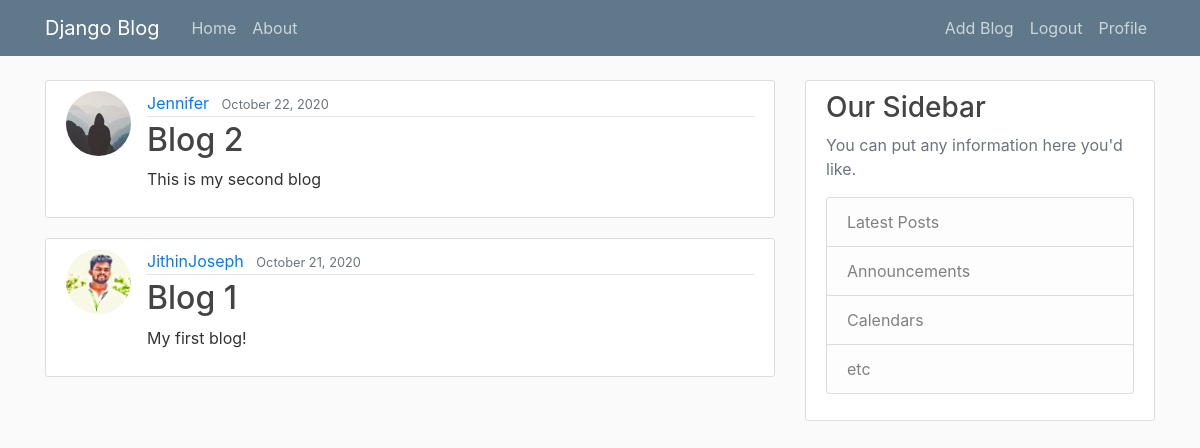
Before: / (signed in) with the older database file.
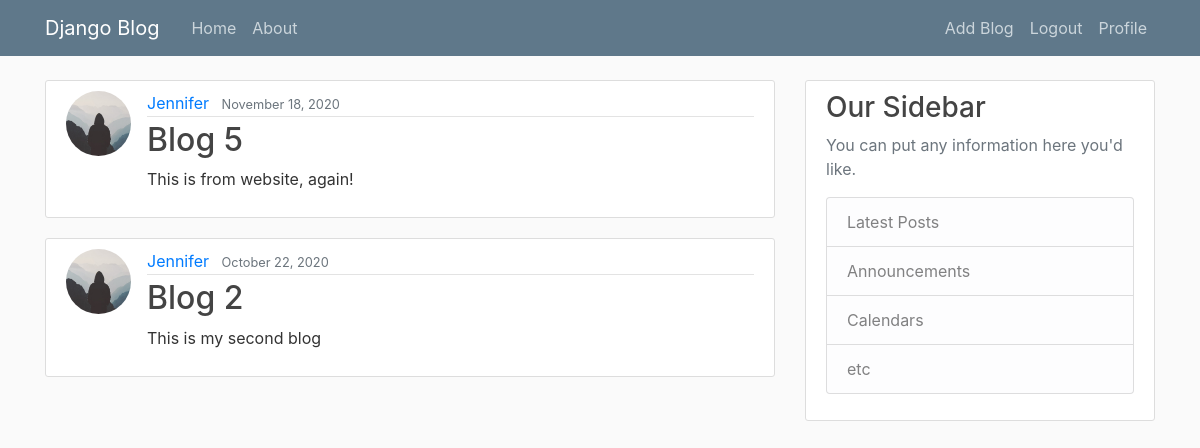
After: the same page with the newer database file.
### blog/models.py (models this page shows, shortened)
class Post(models.Model):
    title = models.CharField(max_length=100)
    content = models.TextField(max_length=3000)
    date_posted = models.DateTimeField(default=timezone.now)
    author = models.ForeignKey(User, on_delete=models.CASCADE)

### users/models.py (models this page shows, shortened)
class Profile(models.Model):
    user = models.OneToOneField(User, on_delete=models.CASCADE)
    image = models.ImageField(default='default.jpg', upload_to='profile_pics')

### blog/views.py (the view)
# urls.py: path('', PostListView.as_view(), name='blog-home'),
class PostListView(LoginRequiredMixin, ListView):
    model = Post
    template_name = 'blog/home.html'
    context_object_name = 'posts'
    ordering = ['-date_posted']
    paginate_by = 5

### blog/templates/blog/home.html (shortened to what this page needs)
{% extends "blog/base.html" %}
{% block content %}
    {% for post in posts %}
        <article class="media content-section">
            <img class="rounded-circle article-img" src="{{post.author.profile.image.url}}">
            <div class="media-body">
            <div class="article-metadata">
                <a class="mr-2" href="#">{{ post.author }}</a>
                <small class="text-muted">{{ post.date_posted|date:"F d, Y" }}</small>
            </div>
            <h2><a class="article-title" href="{% url 'post-detail' post.id %}">{{ post.title }}</a></h2>
            <p class="article-content">{{ post.content }}</p>
            </div>
        </article>
    {% endfor %}
{% endblock content %}

Changed rows visible on the page:
removed Post: author.profile.image (picture), author "JithinJoseph", date_posted "October 21, 2020", title "Blog 1", content "My first blog!"
added Post: author.profile.image (placeholder picture), author "Jennifer", date_posted "November 18, 2020", title "Blog 5", content "This is from website, again!"
